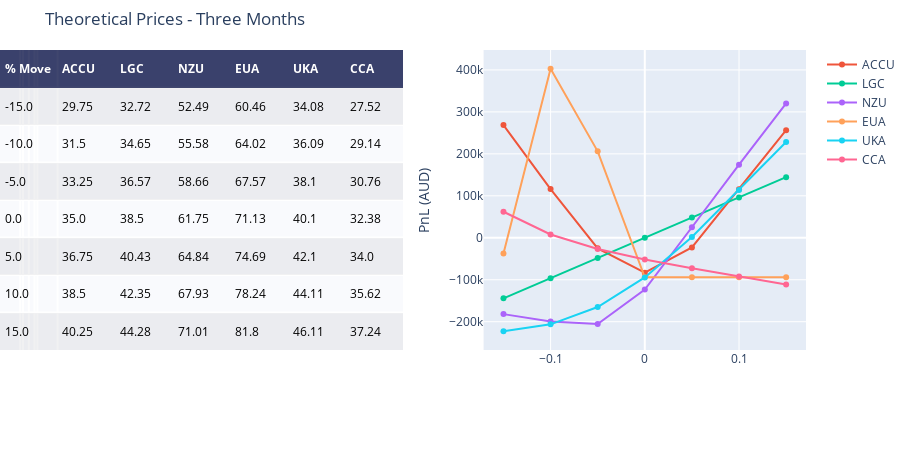

The notebook cell this image was saved under:
### Code cell
price_ranges, price_returns, price_pnls = create_returns(three_months)

fig = ff.create_table(price_ranges,height_constant=50)

for i in mkts:
    #fig.add_trace(go.Scatter(x=fig_daily.Sigma, y=fig_daily[i], name=i, xaxis='x2', yaxis='y2'))
    fig.add_trace(go.Scatter(x = price_returns, y=price_pnls[i], name=i, xaxis='x2', yaxis='y2'))
    fig.update_xaxes(tickvals=[-0.15,-0.10,-0.5,0,0.5,0.10,0.15])
    
fig.update_layout(
    title_text = 'Theoretical Prices - Three Months',
    margin = {'t':50, 'b':100},
    xaxis = {'domain': [0, .5]},
    xaxis2 = {'domain': [0.6, 1.],'title':''},
    yaxis2 = {'anchor': 'x2', 'title': 'PnL (AUD)'}
)

fig.show()

### Figure 1 — Plotly figure (JSON) as saved in the notebook; plotly's stock layout.template omitted (floating-point values rounded to 4 significant figures)
{"data": [{"colorscale": [[0, "#00083e"], [0.5, "#ededee"], [1, "#ffffff"]], "hoverinfo": "none", "opacity": 0.75, "showscale": false, "type": "heatmap", "z": [[0, 0, 0, 0, 0, 0, 0], [0.5, 0.5, 0.5, 0.5, 0.5, 0.5, 0.5], [1, 1, 1, 1, 1, 1, 1], [0.5, 0.5, 0.5, 0.5, 0.5, 0.5, 0.5], [1, 1, 1, 1, 1, 1, 1], [0.5, 0.5, 0.5, 0.5, 0.5, 0.5, 0.5], [1, 1, 1, 1, 1, 1, 1], [0.5, 0.5, 0.5, 0.5, 0.5, 0.5, 0.5]]}, {"name": "ACCU", "type": "scatter", "x": [-0.15, -0.1, -0.05, 0, 0.05, 0.1, 0.15], "xaxis": "x2", "y": [268500.0, 116100.0, -25230.0, -83260.0, -23120.0, 115600.0, 256300.0], "yaxis": "y2"}, {"name": "LGC", "type": "scatter", "x": [-0.15, -0.1, -0.05, 0, 0.05, 0.1, 0.15], "xaxis": "x2", "y": [-144375, -96250, -48125, 0, 48125, 96250, 144375], "yaxis": "y2"}, {"name": "NZU", "type": "scatter", "x": [-0.15, -0.1, -0.05, 0, 0.05, 0.1, 0.15], "xaxis": "x2", "y": [-181900.0, -199400.0, -205700.0, -123300.0, 25110.0, 174200.0, 320200.0], "yaxis": "y2"}, {"name": "EUA", "type": "scatter", "x": [-0.15, -0.1, -0.05, 0, 0.05, 0.1, 0.15], "xaxis": "x2", "y": [-37240.0, 402800.0, 206000.0, -94220.0, -94220.0, -94220.0, -94220.0], "yaxis": "y2"}, {"name": "UKA", "type": "scatter", "x": [-0.15, -0.1, -0.05, 0, 0.05, 0.1, 0.15], "xaxis": "x2", "y": [-222700.0, -206300.0, -165000.0, -94460.0, 1874.0, 113900.0, 228100.0], "yaxis": "y2"}, {"name": "CCA", "type": "scatter", "x": [-0.15, -0.1, -0.05, 0, 0.05, 0.1, 0.15], "xaxis": "x2", "y": [61990.0, 7937.0, -26910.0, -51760.0, -72580.0, -92090, -111200.0], "yaxis": "y2"}], "layout": {"annotations": [{"align": "left", "font": {"color": "#ffffff"}, "showarrow": false, "text": "<b>% Move</b>", "x": -0.45, "xanchor": "left", "xref": "x", "y": 0, "yref": "y"}, {"align": "left", "font": {"color": "#ffffff"}, "showarrow": false, "text": "<b>ACCU</b>", "x": 0.55, "xanchor": "left", "xref": "x", "y": 0, "yref": "y"}, {"align": "left", "font": {"color": "#ffffff"}, "showarrow": false, "text": "<b>LGC</b>", "x": 1.55, "xanchor": "left", "xref": "x", "y": 0, "yref": "y"}, {"align": "left", "font": {"color": "#ffffff"}, "showarrow": false, "text": "<b>NZU</b>", "x": 2.55, "xanchor": "left", "xref": "x", "y": 0, "yref": "y"}, {"align": "left", "font": {"color": "#ffffff"}, "showarrow": false, "text": "<b>EUA</b>", "x": 3.55, "xanchor": "left", "xref": "x", "y": 0, "yref": "y"}, {"align": "left", "font": {"color": "#ffffff"}, "showarrow": false, "text": "<b>UKA</b>", "x": 4.55, "xanchor": "left", "xref": "x", "y": 0, "yref": "y"}, {"align": "left", "font": {"color": "#ffffff"}, "showarrow": false, "text": "<b>CCA</b>", "x": 5.55, "xanchor": "left", "xref": "x", "y": 0, "yref": "y"}, {"align": "left", "font": {"color": "#000000"}, "showarrow": false, "text": "-15.0", "x": -0.45, "xanchor": "left", "xref": "x", "y": 1, "yref": "y"}, {"align": "left", "font": {"color": "#000000"}, "showarrow": false, "text": "29.75", "x": 0.55, "xanchor": "left", "xref": "x", "y": 1, "yref": "y"}, {"align": "left", "font": {"color": "#000000"}, "showarrow": false, "text": "32.72", "x": 1.55, "xanchor": "left", "xref": "x", "y": 1, "yref": "y"}, {"align": "left", "font": {"color": "#000000"}, "showarrow": false, "text": "52.49", "x": 2.55, "xanchor": "left", "xref": "x", "y": 1, "yref": "y"}, {"align": "left", "font": {"color": "#000000"}, "showarrow": false, "text": "60.46", "x": 3.55, "xanchor": "left", "xref": "x", "y": 1, "yref": "y"}, {"align": "left", "font": {"color": "#000000"}, "showarrow": false, "text": "34.08", "x": 4.55, "xanchor": "left", "xref": "x", "y": 1, "yref": "y"}, {"align": "left", "font": {"color": "#000000"}, "showarrow": false, "text": "27.52", "x": 5.55, "xanchor": "left", "xref": "x", "y": 1, "yref": "y"}, {"align": "left", "font": {"color": "#000000"}, "showarrow": false, "text": "-10.0", "x": -0.45, "xanchor": "left", "xref": "x", "y": 2, "yref": "y"}, {"align": "left", "font": {"color": "#000000"}, "showarrow": false, "text": "31.5", "x": 0.55, "xanchor": "left", "xref": "x", "y": 2, "yref": "y"}, {"align": "left", "font": {"color": "#000000"}, "showarrow": false, "text": "34.65", "x": 1.55, "xanchor": "left", "xref": "x", "y": 2, "yref": "y"}, {"align": "left", "font": {"color": "#000000"}, "showarrow": false, "text": "55.58", "x": 2.55, "xanchor": "left", "xref": "x", "y": 2, "yref": "y"}, {"align": "left", "font": {"color": "#000000"}, "showarrow": false, "text": "64.02", "x": 3.55, "xanchor": "left", "xref": "x", "y": 2, "yref": "y"}, {"align": "left", "font": {"color": "#000000"}, "showarrow": false, "text": "36.09", "x": 4.55, "xanchor": "left", "xref": "x", "y": 2, "yref": "y"}, {"align": "left", "font": {"color": "#000000"}, "showarrow": false, "text": "29.14", "x": 5.55, "xanchor": "left", "xref": "x", "y": 2, "yref": "y"}, {"align": "left", "font": {"color": "#000000"}, "showarrow": false, "text": "-5.0", "x": -0.45, "xanchor": "left", "xref": "x", "y": 3, "yref": "y"}, {"align": "left", "font": {"color": "#000000"}, "showarrow": false, "text": "33.25", "x": 0.55, "xanchor": "left", "xref": "x", "y": 3, "yref": "y"}, {"align": "left", "font": {"color": "#000000"}, "showarrow": false, "text": "36.57", "x": 1.55, "xanchor": "left", "xref": "x", "y": 3, "yref": "y"}, {"align": "left", "font": {"color": "#000000"}, "showarrow": false, "text": "58.66", "x": 2.55, "xanchor": "left", "xref": "x", "y": 3, "yref": "y"}, {"align": "left", "font": {"color": "#000000"}, "showarrow": false, "text": "67.57", "x": 3.55, "xanchor": "left", "xref": "x", "y": 3, "yref": "y"}, {"align": "left", "font": {"color": "#000000"}, "showarrow": false, "text": "38.1", "x": 4.55, "xanchor": "left", "xref": "x", "y": 3, "yref": "y"}, {"align": "left", "font": {"color": "#000000"}, "showarrow": false, "text": "30.76", "x": 5.55, "xanchor": "left", "xref": "x", "y": 3, "yref": "y"}, {"align": "left", "font": {"color": "#000000"}, "showarrow": false, "text": "0.0", "x": -0.45, "xanchor": "left", "xref": "x", "y": 4, "yref": "y"}, {"align": "left", "font": {"color": "#000000"}, "showarrow": false, "text": "35.0", "x": 0.55, "xanchor": "left", "xref": "x", "y": 4, "yref": "y"}, {"align": "left", "font": {"color": "#000000"}, "showarrow": false, "text": "38.5", "x": 1.55, "xanchor": "left", "xref": "x", "y": 4, "yref": "y"}, {"align": "left", "font": {"color": "#000000"}, "showarrow": false, "text": "61.75", "x": 2.55, "xanchor": "left", "xref": "x", "y": 4, "yref": "y"}, {"align": "left", "font": {"color": "#000000"}, "showarrow": false, "text": "71.13", "x": 3.55, "xanchor": "left", "xref": "x", "y": 4, "yref": "y"}, {"align": "left", "font": {"color": "#000000"}, "showarrow": false, "text": "40.1", "x": 4.55, "xanchor": "left", "xref": "x", "y": 4, "yref": "y"}, {"align": "left", "font": {"color": "#000000"}, "showarrow": false, "text": "32.38", "x": 5.55, "xanchor": "left", "xref": "x", "y": 4, "yref": "y"}, {"align": "left", "font": {"color": "#000000"}, "showarrow": false, "text": "5.0", "x": -0.45, "xanchor": "left", "xref": "x", "y": 5, "yref": "y"}, {"align": "left", "font": {"color": "#000000"}, "showarrow": false, "text": "36.75", "x": 0.55, "xanchor": "left", "xref": "x", "y": 5, "yref": "y"}, {"align": "left", "font": {"color": "#000000"}, "showarrow": false, "text": "40.43", "x": 1.55, "xanchor": "left", "xref": "x", "y": 5, "yref": "y"}, {"align": "left", "font": {"color": "#000000"}, "showarrow": false, "text": "64.84", "x": 2.55, "xanchor": "left", "xref": "x", "y": 5, "yref": "y"}, {"align": "left", "font": {"color": "#000000"}, "showarrow": false, "text": "74.69", "x": 3.55, "xanchor": "left", "xref": "x", "y": 5, "yref": "y"}, {"align": "left", "font": {"color": "#000000"}, "showarrow": false, "text": "42.1", "x": 4.55, "xanchor": "left", "xref": "x", "y": 5, "yref": "y"}, {"align": "left", "font": {"color": "#000000"}, "showarrow": false, "text": "34.0", "x": 5.55, "xanchor": "left", "xref": "x", "y": 5, "yref": "y"}, {"align": "left", "font": {"color": "#000000"}, "showarrow": false, "text": "10.0", "x": -0.45, "xanchor": "left", "xref": "x", "y": 6, "yref": "y"}, {"align": "left", "font": {"color": "#000000"}, "showarrow": false, "text": "38.5", "x": 0.55, "xanchor": "left", "xref": "x", "y": 6, "yref": "y"}, {"align": "left", "font": {"color": "#000000"}, "showarrow": false, "text": "42.35", "x": 1.55, "xanchor": "left", "xref": "x", "y": 6, "yref": "y"}, {"align": "left", "font": {"color": "#000000"}, "showarrow": false, "text": "67.93", "x": 2.55, "xanchor": "left", "xref": "x", "y": 6, "yref": "y"}, {"align": "left", "font": {"color": "#000000"}, "showarrow": false, "text": "78.24", "x": 3.55, "xanchor": "left", "xref": "x", "y": 6, "yref": "y"}, {"align": "left", "font": {"color": "#000000"}, "showarrow": false, "text": "44.11", "x": 4.55, "xanchor": "left", "xref": "x", "y": 6, "yref": "y"}, {"align": "left", "font": {"color": "#000000"}, "showarrow": false, "text": "35.62", "x": 5.55, "xanchor": "left", "xref": "x", "y": 6, "yref": "y"}, {"align": "left", "font": {"color": "#000000"}, "showarrow": false, "text": "15.0", "x": -0.45, "xanchor": "left", "xref": "x", "y": 7, "yref": "y"}, {"align": "left", "font": {"color": "#000000"}, "showarrow": false, "text": "40.25", "x": 0.55, "xanchor": "left", "xref": "x", "y": 7, "yref": "y"}, {"align": "left", "font": {"color": "#000000"}, "showarrow": false, "text": "44.28", "x": 1.55, "xanchor": "left", "xref": "x", "y": 7, "yref": "y"}, {"align": "left", "font": {"color": "#000000"}, "showarrow": false, "text": "71.01", "x": 2.55, "xanchor": "left", "xref": "x", "y": 7, "yref": "y"}, {"align": "left", "font": {"color": "#000000"}, "showarrow": false, "text": "81.8", "x": 3.55, "xanchor": "left", "xref": "x", "y": 7, "yref": "y"}, {"align": "left", "font": {"color": "#000000"}, "showarrow": false, "text": "46.11", "x": 4.55, "xanchor": "left", "xref": "x", "y": 7, "yref": "y"}, {"align": "left", "font": {"color": "#000000"}, "showarrow": false, "text": "37.24", "x": 5.55, "xanchor": "left", "xref": "x", "y": 7, "yref": "y"}], "height": 450, "margin": {"b": 100, "l": 0, "r": 0, "t": 50}, "title": {"text": "Theoretical Prices - Three Months"}, "xaxis": {"domain": [0, 0.5], "dtick": 1, "gridwidth": 2, "showticklabels": false, "tick0": -0.5, "ticks": "", "tickvals": [-0.15, -0.1, -0.5, 0, 0.5, 0.1, 0.15], "zeroline": false}, "xaxis2": {"domain": [0.6, 1], "title": {"text": ""}}, "yaxis": {"autorange": "reversed", "dtick": 1, "gridwidth": 2, "showticklabels": false, "tick0": 0.5, "ticks": "", "zeroline": false}, "yaxis2": {"anchor": "x2", "title": {"text": "PnL (AUD)"}}}}
